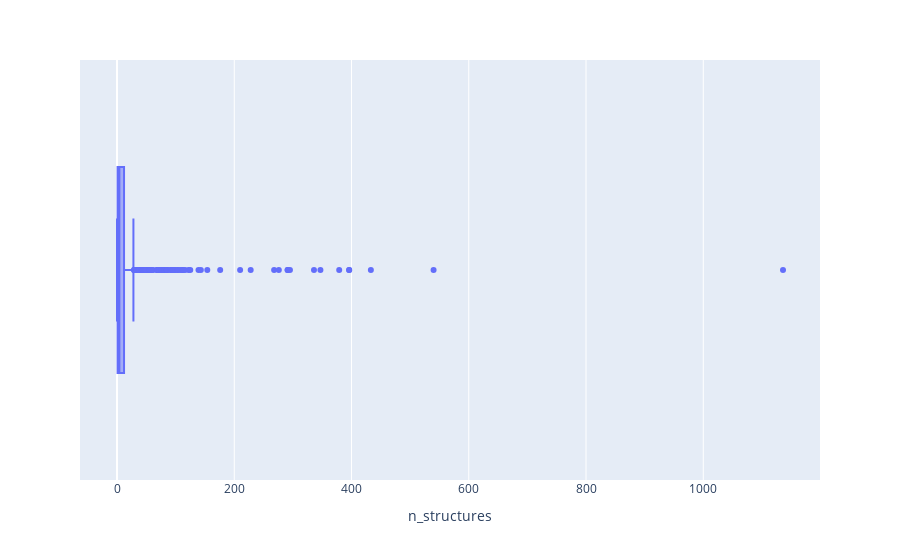

The code cell stored with this chart in its notebook:
### Code cell
# horizontal boxplot
fig = px.box(cgc_data, x="n_structures", orientation='h')
fig.show()

### Figure 1 — Plotly figure (JSON) as saved in the notebook; plotly's stock layout.template omitted (floating-point values rounded to 4 significant figures; data arrays with more than 128 entries replaced by an {"elided": "..."} marker saying what was removed)
{"data": [{"alignmentgroup": "True", "hovertemplate": "n_structures=%{x}<extra></extra>", "legendgroup": "", "marker": {"color": "#636efa"}, "name": "", "notched": false, "offsetgroup": "", "orientation": "h", "showlegend": false, "type": "box", "x": {"elided": "743 int values"}, "x0": " ", "xaxis": "x", "y0": " ", "yaxis": "y"}], "layout": {"boxmode": "group", "legend": {"tracegroupgap": 0}, "margin": {"t": 60}, "xaxis": {"anchor": "y", "domain": [0, 1], "title": {"text": "n_structures"}}, "yaxis": {"anchor": "x", "domain": [0, 1]}}}
